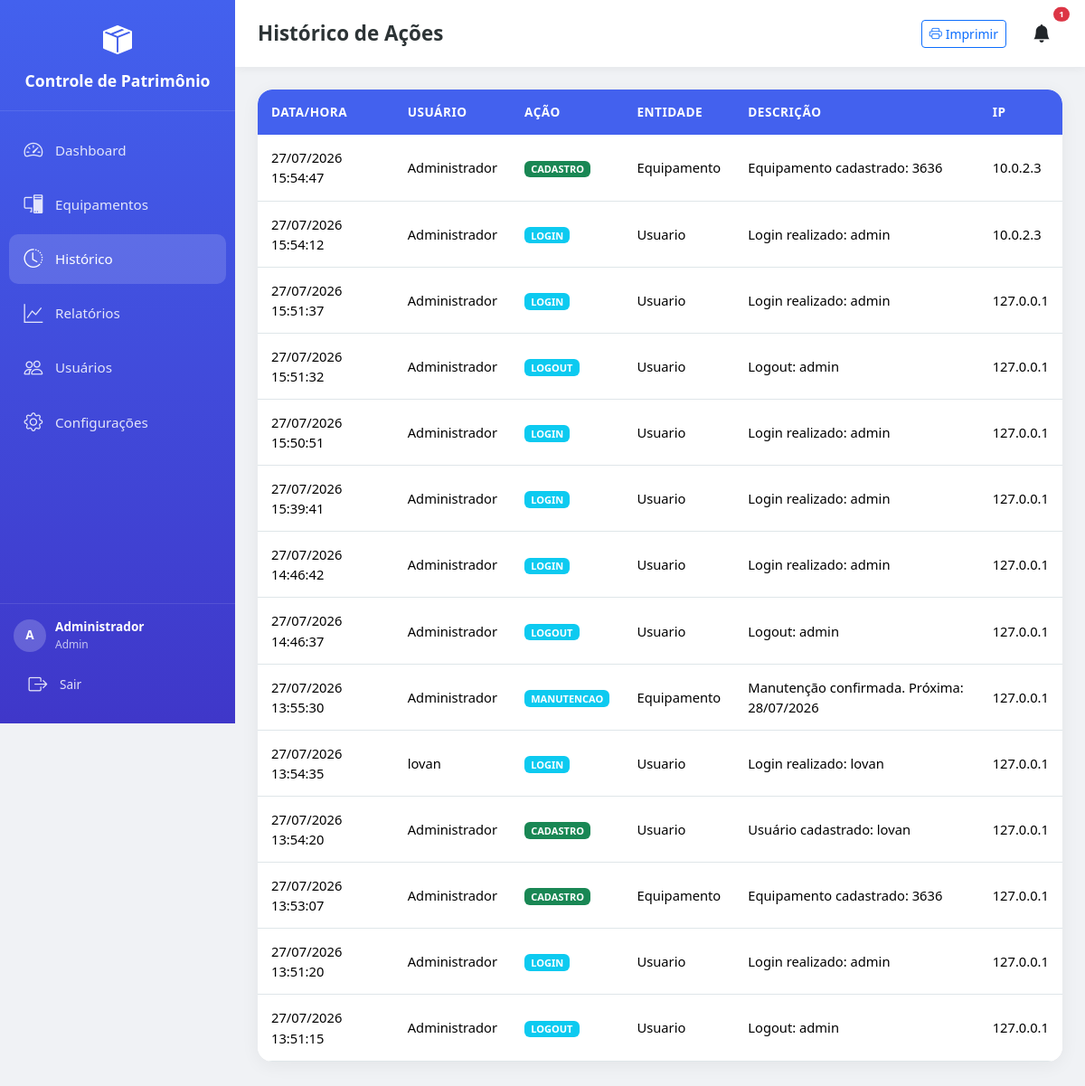
Page /historico (signed in) on the earlier database version.
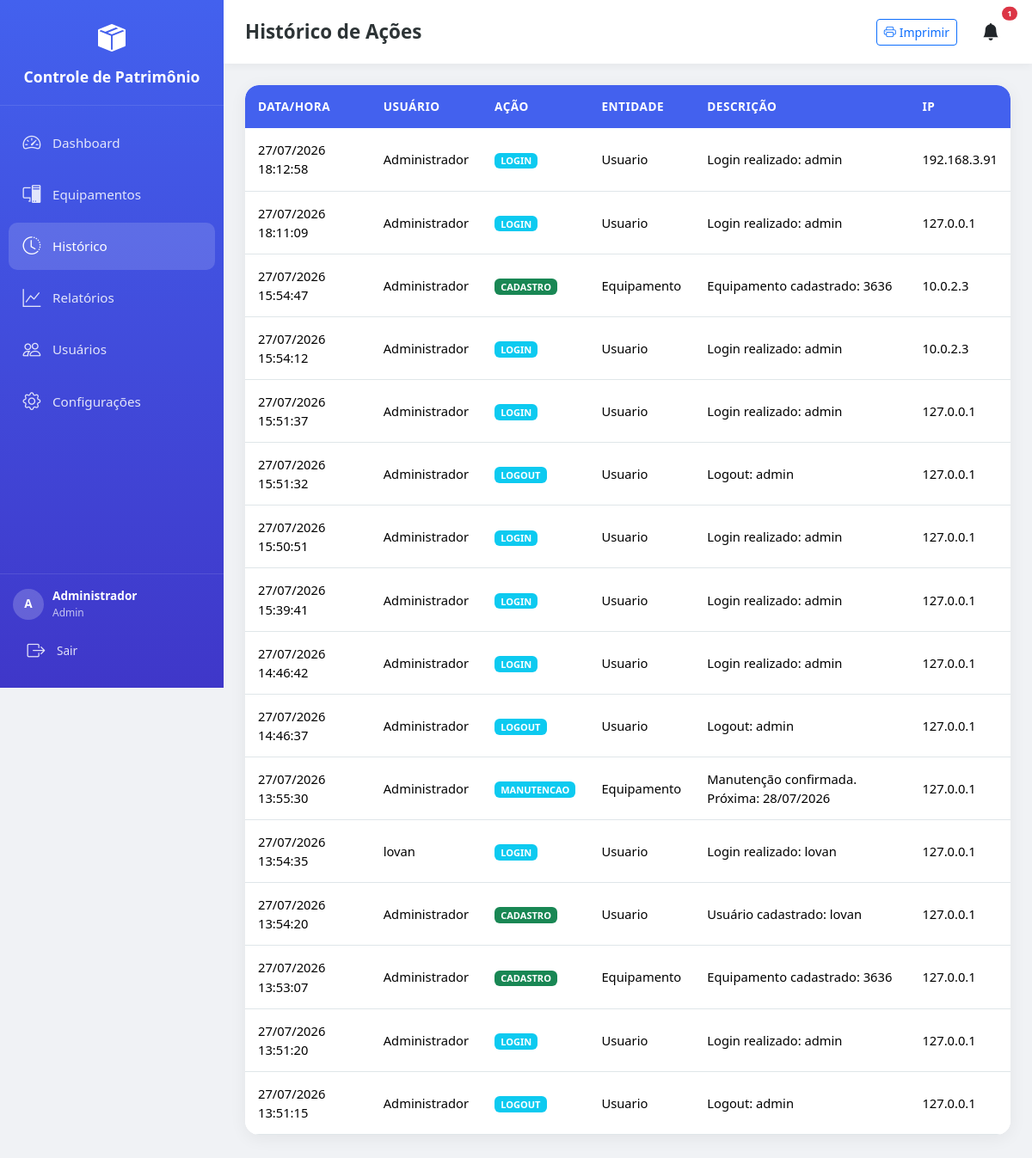
Same page on the later database version.
### app/models/models.py (models this page shows, shortened)
class Configuracao(db.Model):
    __tablename__ = 'configuracoes'
    id = db.Column(db.Integer, primary_key=True)
    nome_empresa = db.Column(db.String(200), default='Controle de Patrimônio')
    logo = db.Column(db.String(200), nullable=True)
    dias_lembrete_manutencao = db.Column(db.String(50), default='30,15,7,1')
    tema = db.Column(db.String(20), default='claro')
    data_atualizacao = db.Column(db.DateTime, default=datetime.now, onupdate=datetime.now)

class Usuario(UserMixin, db.Model):
    __tablename__ = 'usuarios'
    id = db.Column(db.Integer, primary_key=True)
    nome = db.Column(db.String(100), nullable=False)
    username = db.Column(db.String(50), unique=True, nullable=False)
    email = db.Column(db.String(120), unique=True, nullable=False)
    password_hash = db.Column(db.String(256), nullable=False)
    is_admin = db.Column(db.Boolean, default=False)
    ativo = db.Column(db.Boolean, default=True)
    data_criacao = db.Column(db.DateTime, default=datetime.now)
    equipamentos = db.relationship('Equipamento', backref='usuario_cadastro', lazy=True)

class Historico(db.Model):
    __tablename__ = 'historico'
    id = db.Column(db.Integer, primary_key=True)
    usuario_id = db.Column(db.Integer, db.ForeignKey('usuarios.id'), nullable=True)
    usuario_nome = db.Column(db.String(100))
    acao = db.Column(db.String(50), nullable=False)
    entidade = db.Column(db.String(50), nullable=False)
    entidade_id = db.Column(db.Integer)
    descricao = db.Column(db.Text)
    data = db.Column(db.DateTime, default=datetime.now)
    ip = db.Column(db.String(50))

### app/routes/main.py (the view)
@bp.route('/historico')
@login_required
def historico():
    page = request.args.get('page', 1, type=int)
    query = Historico.query.order_by(Historico.data.desc())
    pagination = query.paginate(page=page, per_page=50, error_out=False)
    config = Configuracao.query.first()
    return render_template('historico.html', historico=pagination.items, pagination=pagination, config=config)

### app/__init__.py (called while the page is built)
def create_app():
    app = Flask(__name__)
    app.config.from_object(Config)
    db.init_app(app)
    login_manager.init_app(app)
    login_manager.login_view = 'auth.login'
    login_manager.login_message = 'Por favor, faça login para acessar esta página.'
    login_manager.login_message_category = 'warning'
    with app.app_context():
        from app.routes import auth, main, api, admin
        app.register_blueprint(auth.bp)
        app.register_blueprint(main.bp)
        app.register_blueprint(api.bp, url_prefix='/api')
        app.register_blueprint(admin.bp, url_prefix='/admin')
        db.create_all()
        criar_admin_padrao()
        criar_config_padrao()
    @app.context_processor
    def inject_date():
        from datetime import date
        return dict(date=date)
    return app

### app/routes/auth.py (called while the page is built)
@login_manager.user_loader
def load_user(user_id):
    return Usuario.query.get(int(user_id))

### app/templates/historico.html (shortened to what this page needs)
{% extends "base.html" %}
{% block page_title %}Histórico de Ações{% endblock %}
{% block content %}
<div class="card-modern overflow-hidden">
    <div class="table-responsive">
        <table class="table table-modern mb-0">
            <thead>
                <tr>
                    <th>Data/Hora</th>
                    <th>Usuário</th>
                    <th>Ação</th>
                    <th>Entidade</th>
                    <th>Descrição</th>
                    <th>IP</th>
                </tr>
            </thead>
            <tbody>
                {% for h in historico %}
                <tr>
                    <td>{{ h.data.strftime('%d/%m/%Y %H:%M:%S') }}</td>
                    <td>{{ h.usuario_nome or 'Sistema' }}</td>
                    <td><span class="badge bg-{{ 'success' if h.acao=='CADASTRO' else 'warning' if h.acao=='EDICAO' else 'danger' if h.acao=='EXCLUSAO' else 'info' }}">{{ h.acao }}</span></td>
                    <td>{{ h.entidade }}</td>
                    <td>{{ h.descricao or '-' }}</td>
                    <td>{{ h.ip or '-' }}</td>
                </tr>
                {% else %}
                <tr><td colspan="6" class="text-center py-4 text-muted">Nenhum registro.</td></tr>
                {% endfor %}
            </tbody>
        </table>
    </div>
</div>
{% endblock %}

### app/templates/base.html (shortened to what this page needs)
<!DOCTYPE html>
<html lang="pt-BR" data-theme="{{ config.tema if config else 'claro' }}">
<head>
    <link href="https://cdn.jsdelivr.net/npm/bootstrap@5.3.2/dist/css/bootstrap.min.css" rel="stylesheet">
    <link rel="stylesheet" href="https://cdn.jsdelivr.net/npm/bootstrap-icons@1.11.1/font/bootstrap-icons.css">
    <link rel="stylesheet" href="/static/css/style.css">
</head>
<body>
    {% if current_user.is_authenticated %}
    <nav class="sidebar" id="sidebar">
        <div class="sidebar-header">
            <div class="logo-icon"><i class="bi bi-box-seam-fill"></i></div>
            <div class="logo-text">{{ config.nome_empresa if config else 'Patrimônio' }}</div>
        </div>
        <div class="sidebar-nav">
            <div class="nav-item">
                <a href="{{ url_for('main.dashboard') }}" class="nav-link {% if request.endpoint == 'main.dashboard' %}active{% endif %}">
                    <i class="bi bi-speedometer2"></i>
                    <span class="nav-text">Dashboard</span>
                </a>
            </div>
            <div class="nav-item">
                <a href="{{ url_for('main.equipamentos') }}" class="nav-link {% if request.endpoint.startswith('main.equipamento') %}active{% endif %}">
                    <i class="bi bi-pc-display"></i>
                    <span class="nav-text">Equipamentos</span>
                </a>
            </div>
            <div class="nav-item">
                <a href="{{ url_for('main.historico') }}" class="nav-link {% if request.endpoint == 'main.historico' %}active{% endif %}">
                    <i class="bi bi-clock-history"></i>
                    <span class="nav-text">Histórico</span>
                </a>
            </div>
            <div class="nav-item">
                <a href="{{ url_for('main.relatorios') }}" class="nav-link {% if request.endpoint == 'main.relatorios' %}active{% endif %}">
                    <i class="bi bi-graph-up"></i>
                    <span class="nav-text">Relatórios</span>
                </a>
            </div>
            {% if current_user.is_admin %}
            <div class="nav-item">
                <a href="{{ url_for('admin.usuarios') }}" class="nav-link {% if request.endpoint.startswith('admin.') %}active{% endif %}">
                    <i class="bi bi-people"></i>
                    <span class="nav-text">Usuários</span>
                </a>
            </div>
            <div class="nav-item">
                <a href="{{ url_for('admin.configuracoes') }}" class="nav-link {% if request.endpoint == 'admin.configuracoes' %}active{% endif %}">
                    <i class="bi bi-gear"></i>
                    <span class="nav-text">Configurações</span>
                </a>
            </div>
            {% endif %}
        </div>
        <div class="sidebar-footer">
            <div class="user-info">
                <div class="user-avatar">{{ current_user.nome[0] }}</div>
                <div>
                    <div style="font-weight:600;">{{ current_user.nome }}</div>
                    <div style="opacity:0.7; font-size:0.75rem;">{{ 'Admin' if current_user.is_admin else 'Usuário' }}</div>
                </div>
            </div>
            <a href="{{ url_for('auth.logout') }}" class="nav-link mt-2" style="font-size:0.85rem;">
                <i class="bi bi-box-arrow-right"></i>
                <span class="nav-text">Sair</span>
            </a>
        </div>
    </nav>
    {% endif %}
    <div class="main-content">
        {% if current_user.is_authenticated %}
        <div class="topbar no-print">
            <h1 class="page-title">{% block page_title %}Dashboard{% endblock %}</h1>
            <div class="d-flex align-items-center gap-3">
                <a href="{{ url_for('main.impressao') }}" target="_blank" class="btn btn-sm btn-outline-primary no-print d-none d-md-inline-flex">
                    <i class="bi bi-printer me-1"></i> Imprimir
                </a>
                <div class="dropdown no-print">
                    <button class="btn btn-link text-dark position-relative" data-bs-toggle="dropdown">
                        <i class="bi bi-bell-fill fs-5"></i>
                        <span class="position-absolute top-0 start-100 translate-middle badge rounded-pill bg-danger" id="notifCount" style="font-size:0.6rem; display:none;">0</span>
                    </button>
                </div>
            </div>
        </div>
        {% endif %}
        <div class="content-area">
            {% block content %}{% endblock %}
        </div>
    </div>
</body>
</html>

### app/static/css/style.css (style rules this page uses)
.card-modern { animation: slideUp 0.4s ease forwards; }

### app/templates/base.html (style rules this page uses)
:root { --primary: #4361ee; --primary-light: #4895ef; --secondary: #3f37c9; --success: #4cc9f0; --danger: #f72585; --warning: #f9c74f; --info: #90e0ef; --light: #f8f9fa; --dark: #212529; --bg-body: #f0f2f5; --bg-card: #ffffff; --text-main: #2d3436; --text-muted: #636e72; --border-color: #dfe6e9; --sidebar-width: 260px; --sidebar-collapsed: 70px; }
* { box-sizing: border-box; }
body { font-family: 'Segoe UI', system-ui, -apple-system, sans-serif; background: var(--bg-body); color: var(--text-main); min-height: 100vh; overflow-x: hidden; }
.sidebar { position: fixed; top: 0; left: 0; width: var(--sidebar-width); height: 100vh; background: linear-gradient(180deg, var(--primary) 0%, var(--secondary) 100%); color: white; z-index: 1000; transition: all 0.3s ease; display: flex; flex-direction: column; overflow-y: auto; }
.sidebar-header { padding: 20px; text-align: center; border-bottom: 1px solid rgba(255,255,255,0.1); }
.logo-icon { font-size: 2rem; color: white; }
.logo-text { font-size: 1.1rem; font-weight: 700; margin-top: 8px; }
.sidebar-nav { flex: 1; padding: 15px 10px; }
.nav-item { margin-bottom: 5px; }
.nav-link { display: flex; align-items: center; padding: 12px 15px; color: rgba(255,255,255,0.85); text-decoration: none; border-radius: 10px; transition: all 0.2s; font-size: 0.95rem; }
.nav-link:hover, .nav-link.active { background: rgba(255,255,255,0.15); color: white; }
.nav-link i { font-size: 1.3rem; margin-right: 12px; min-width: 24px; text-align: center; }
.sidebar-footer { padding: 15px; border-top: 1px solid rgba(255,255,255,0.1); }
.user-info { display: flex; align-items: center; gap: 10px; font-size: 0.85rem; }
.user-avatar { width: 36px; height: 36px; border-radius: 50%; background: rgba(255,255,255,0.2); display: flex; align-items: center; justify-content: center; font-weight: bold; }
.main-content { margin-left: var(--sidebar-width); min-height: 100vh; transition: margin-left 0.3s ease; padding-bottom: 80px; }
.topbar { background: var(--bg-card); padding: 15px 25px; display: flex; align-items: center; justify-content: space-between; box-shadow: 0 2px 10px rgba(0,0,0,0.05); position: sticky; top: 0; z-index: 100; }
.page-title { font-size: 1.4rem; font-weight: 700; color: var(--text-main); margin: 0; }
.content-area { padding: 25px; }
.card-modern { background: var(--bg-card); border: none; border-radius: 16px; box-shadow: 0 4px 20px rgba(0,0,0,0.06); transition: transform 0.2s, box-shadow 0.2s; }
.table-modern { background: var(--bg-card); border-radius: 16px; overflow: hidden; }
.table-modern thead th { background: var(--primary); color: white; font-weight: 600; font-size: 0.85rem; text-transform: uppercase; letter-spacing: 0.5px; padding: 15px; border: none; position: sticky; top: 0; z-index: 10; }
.table-modern tbody td { padding: 14px 15px; border-bottom: 1px solid var(--border-color); vertical-align: middle; font-size: 0.92rem; }

Differences in the rows shown:
added Historico: data "27/07/2026 18:12:58", usuario_nome "Administrador", acao "LOGIN", entidade "Usuario", descricao "Login realizado: admin", ip "192.168.3.91"
added Historico: data "27/07/2026 18:11:09", usuario_nome "Administrador", acao "LOGIN", entidade "Usuario", descricao "Login realizado: admin", ip "127.0.0.1"
